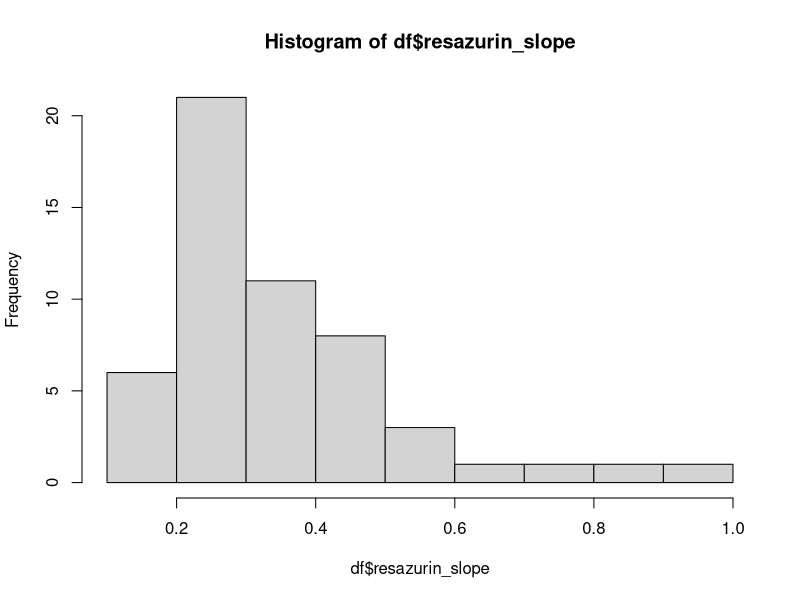
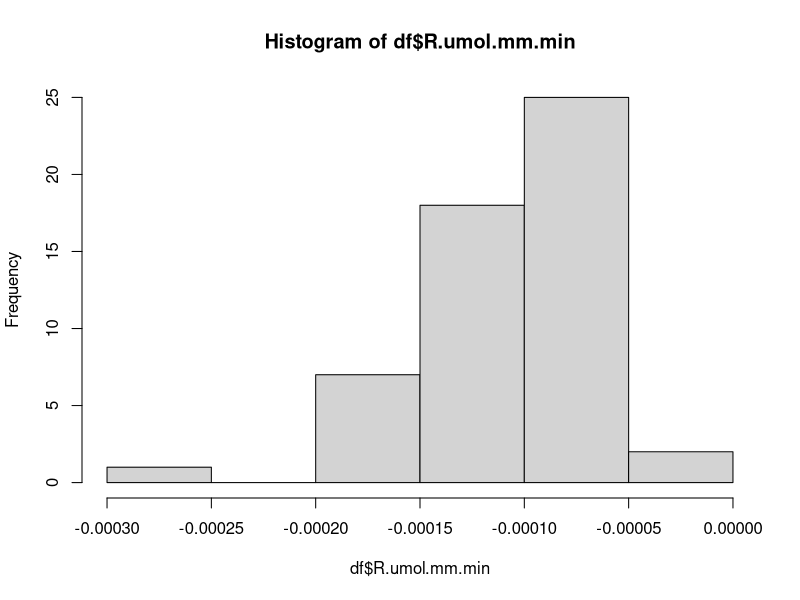
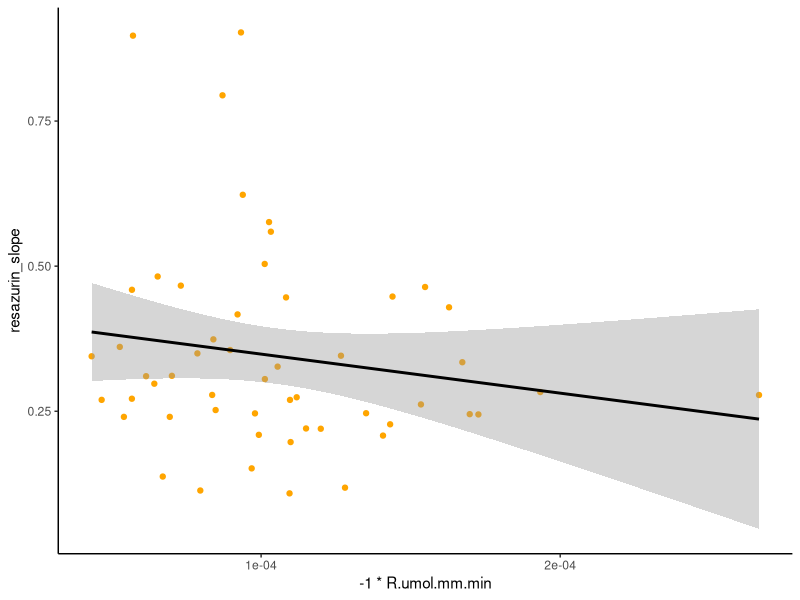
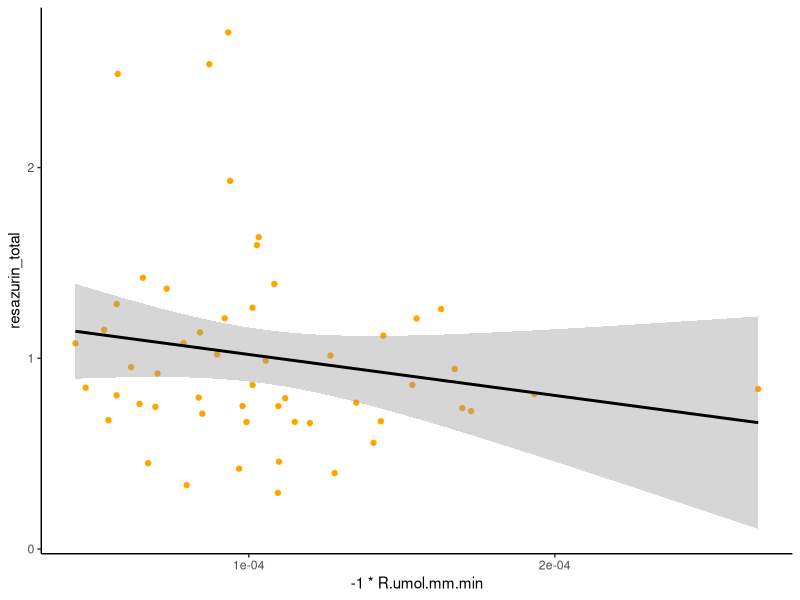

R code for these plots, in order:
## ---- chunk 1
knitr::opts_chunk$set(echo = TRUE, warning = FALSE, message = FALSE)
## ---- chunk 2
library(tidyverse)
library(lme4)
library(lmerTest)
library(emmeans)
library(ggplot2)
## ---- chunk 3
resp<-read_csv(file="output/oxygen-correlation/extracted_oxygen_rates.csv")%>%select(!c("plate", "well", "length.mm"))

resazurin<-read_csv(file="output/oxygen-correlation/resazurin_oyster_metrics.csv")

df<-left_join(resp, resazurin)%>%rename(resazurin_slope=slope, resazurin_total=value)

head(df)
## ---- chunk 4
hist(df$resazurin_slope)
hist(df$R.umol.mm.min)
## ---- chunk 5
#df<-df%>%
#  filter(resazurin_slope<0.08)

#hist(df$resazurin_slope)
## ---- chunk 6
plot1<-df%>%
  
  ggplot(aes(x=-1*R.umol.mm.min, y=resazurin_slope))+
  geom_point(color="orange")+
  geom_smooth(method="lm", color="black")+
  theme_classic(); plot1
## ---- chunk 7
cor.test(df$R.umol.mm.min, df$resazurin_slope)
## ---- chunk 8
plot1<-df%>%
  
  ggplot(aes(x=-1*R.umol.mm.min, y=resazurin_total))+
  geom_point(color="orange")+
  geom_smooth(method="lm", color="black")+
  theme_classic(); plot1
## ---- chunk 9
cor.test(df$R.umol.mm.min, df$resazurin_total)
